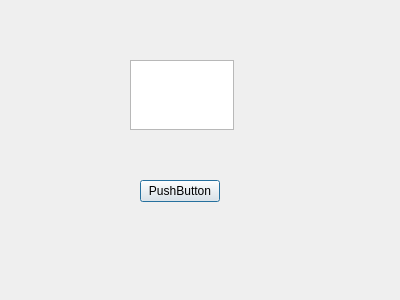
<?xml version="1.0" encoding="UTF-8"?>
<ui version="4.0">
 <class>MyDialog</class>
 <widget class="QDialog" name="MyDialog">
  <property name="geometry">
   <rect>
    <x>0</x>
    <y>0</y>
    <width>400</width>
    <height>300</height>
   </rect>
  </property>
  <property name="windowTitle">
   <string>Dialog</string>
  </property>
  <widget class="QTextEdit" name="textEdit">
   <property name="geometry">
    <rect>
     <x>130</x>
     <y>60</y>
     <width>104</width>
     <height>70</height>
    </rect>
   </property>
  </widget>
  <widget class="QPushButton" name="pushButton">
   <property name="geometry">
    <rect>
     <x>140</x>
     <y>180</y>
     <width>80</width>
     <height>22</height>
    </rect>
   </property>
   <property name="text">
    <string>PushButton</string>
   </property>
  </widget>
 </widget>
 <resources/>
 <connections/>
</ui>
